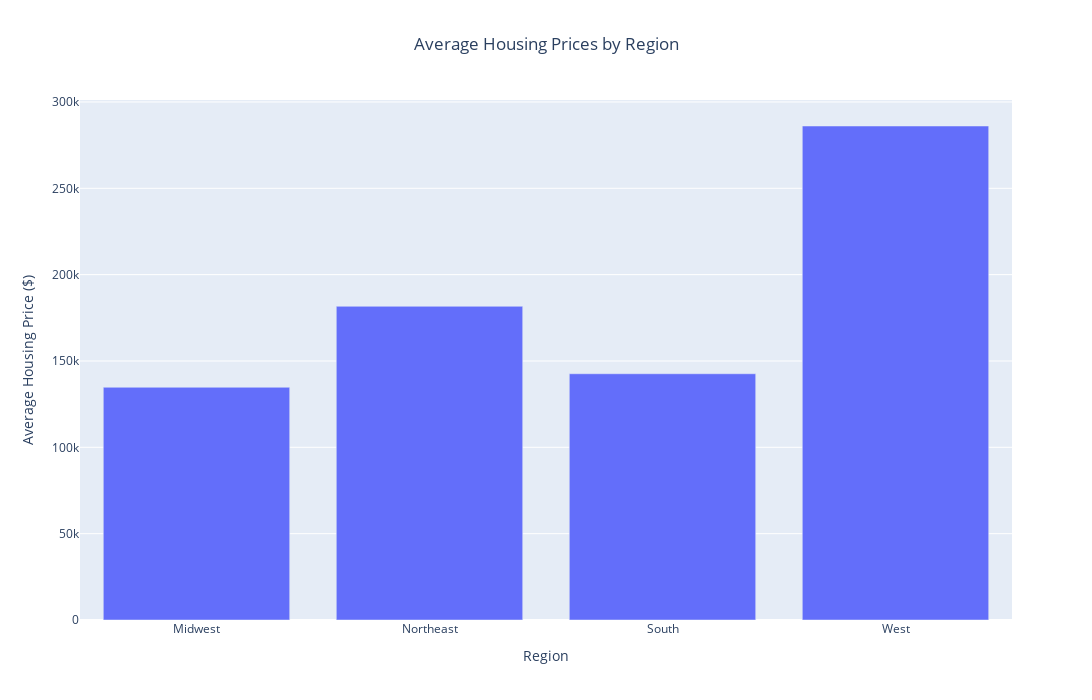

Notebook source saved alongside this figure:
### Code cell
import plotly.express as px
import plotly.graph_objects as go

# Assuming hv is the home_value DataFrame
hv = home_value.copy()

region_mapping = {
    # list of states given, paired with their region
    'ME': 'Northeast', 'NH': 'Northeast', 'VT': 'Northeast', 'MA': 'Northeast', 
    'RI': 'Northeast', 'CT': 'Northeast', 'NY': 'Northeast', 'NJ': 'Northeast', 'PA': 'Northeast',
    
    'ND': 'Midwest', 'SD': 'Midwest', 'NE': 'Midwest', 'KS': 'Midwest', 'MN': 'Midwest', 'IA': 'Midwest',
    'MO': 'Midwest', 'WI': 'Midwest', 'IL': 'Midwest', 'IN': 'Midwest', 'OH': 'Midwest', 'MI': 'Midwest',
    
    'DE': 'South', 'MD': 'South', 'DC': 'South', 'VA': 'South', 'WV': 'South', 'NC': 'South', 'SC': 'South', 
    'GA': 'South', 'FL': 'South', 'KY': 'South', 'TN': 'South', 'AL': 'South', 'MS': 'South', 'AR': 'South', 
    'LA': 'South', 'OK': 'South', 'TX': 'South',
    
    'MT': 'West', 'ID': 'West', 'WY': 'West', 'CO': 'West', 'NM': 'West', 'AZ': 'West', 'UT': 'West', 
    'NV': 'West', 'WA': 'West', 'OR': 'West', 'CA': 'West', 'AK': 'West', 'HI': 'West'
}


# Add region column based on the state abbreviation
hv['RegionName'] = hv['StateName'].map(region_mapping)

# Grab Columns
categorical_columns = hv.columns[:5]
dates = hv.columns[5:]

# Convert to date time and melt the DataFrame
df_melted = hv.melt(id_vars=categorical_columns, value_vars=dates, var_name='Date', value_name='Value')
df_melted['Date'] = pd.to_datetime(df_melted['Date'])
df_melted = df_melted.dropna(subset=['Value'])

# Sort the DataFrame
df_sorted = df_melted.sort_values(by=["StateName", "Date"])

df_region = df_sorted.groupby("StateName")['Value'].mean().reset_index()

# Create the Plotly scatter plot
fig = px.bar(df_sorted, x="Date", y="Value", color="StateName", 
              title="Housing Prices Over The Years based by US State",
              labels={"Date": "Year (2000-2024)", "Value": "Log of House Value ($)", "StateName": "State Abbreviation"},
              width=1400, height=700, hover_data=["StateName"])

# Update layout for better spacing
fig.update_layout(
    legend_title="State Abbreviation",
    legend=dict(title="State Abbreviation", orientation="h", yanchor="bottom", y=-0.3, xanchor="right", x=1),
    xaxis_title="Year (2000-2024)",
    yaxis_title="House Value ($)",
    title_x=0.5  # Center the title
)

fig.update_traces(marker=dict(size=3))

def create_visibility(region):
    # Boolean indexing to filter the data based on the selected region
    return [True if hv['RegionName'].iloc[i] == region else False for i in range(len(hv))]

fig.update_layout(
    updatemenus=[
        {
            'buttons': [
                {
                    'label': 'All',
                    'method': 'update',
                    'args': [{'visible': [True] * len(fig.data)},{'xaxis': {'title': 'All Regions'}, 'yaxis': {'title': 'Average Housing Price per Region'}}]
                },{
                    'label': 'Northeast',
                    'method': 'update',
                    'args': [ {'visible': create_visibility('Northeast')
                    },{'xaxis': {'title': 'Northeast'}, 'yaxis': {'title': 'Average Housing Price in the Northeast'}, 
                              'x': ['Northeast']}]
                },{
                    'label': 'West',
                    'method': 'update',
                    'args': [{'visible': create_visibility('West')}, {'xaxis': {'title': 'West'}, 'yaxis': {'title': 'Average Housing Price in the West'}, 
                              'x': ['West']}]
                },{
                    'label': 'Midwest',
                    'method': 'update',
                    'args': [{'visible': create_visibility('Midwest')},{'xaxis': {'title': 'Midwest'}, 'yaxis': {'title': 'Average Housing Price in the Midwest'}, 
                              'x': ['Midwest']}]
                },{
                    'label': 'South',
                    'method': 'update',
                    'args': [{'visible': create_visibility('South')},{'xaxis': {'title': 'South'}, 'yaxis': {'title': 'Average Housing Price in the South'}, 
                              'x': ['South']}]
                }
            ],
            
            'direction': 'down',
            'showactive': True,
            'active': 0,  # "All" is the default
            'x': 0.17,
            'xanchor': 'left',
            'y': 1.15,
            'yanchor': 'top',
        }
    ],
    xaxis_title="Region",
    yaxis_title="Average Housing Price per Region",
    title_x=0.5  # Center the title
)

fig.show()

### Figure 1 — Plotly figure (JSON) as saved in the notebook; plotly's stock layout.template omitted (floating-point values rounded to 4 significant figures)
{"data": [{"alignmentgroup": "True", "hovertemplate": "Region=%{x}<br>Average Housing Price ($)=%{y}<extra></extra>", "legendgroup": "", "marker": {"color": "#636efa", "pattern": {"shape": ""}}, "name": "", "offsetgroup": "", "orientation": "v", "showlegend": false, "textposition": "auto", "type": "bar", "x": ["Midwest", "Northeast", "South", "West"], "xaxis": "x", "y": [134800.0, 181700.0, 142600.0, 286100.0], "yaxis": "y"}], "layout": {"barmode": "relative", "height": 700, "legend": {"title": {"text": "Region"}, "tracegroupgap": 0}, "title": {"text": "Average Housing Prices by Region", "x": 0.5}, "width": 1400, "xaxis": {"anchor": "y", "domain": [0, 1], "title": {"text": "Region"}}, "yaxis": {"anchor": "x", "domain": [0, 1], "title": {"text": "Average Housing Price ($)"}}}}
